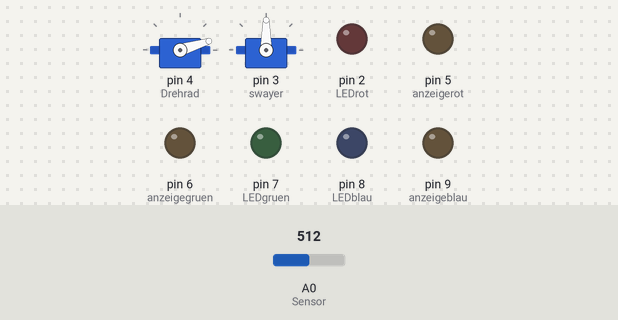
This sketch was run on a simulated Arduino Uno, built with avr-gcc and run on an emulated ATmega328P. Shown: 2 × servo, output pins drawn as LEDs (lit = HIGH). The test bench sets the inputs (shaded band); at power-on: A0 (Sensor) = 512. What the sketch prints to the serial monitor is not drawn.

Above: at 0.1 s.
At 2.1 s:
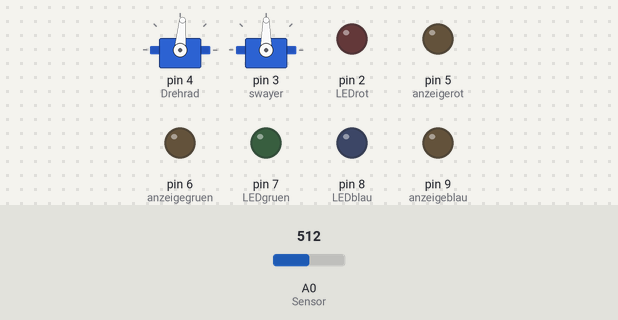
At 8.2 s:
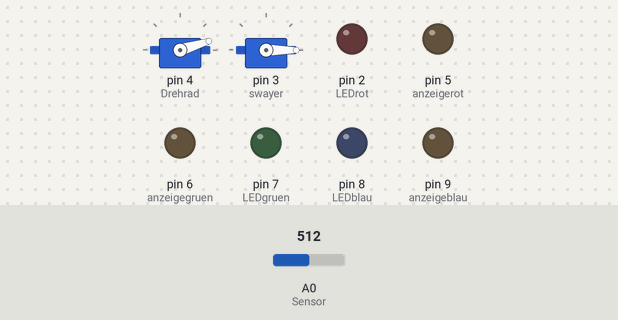
At 18.4 s:
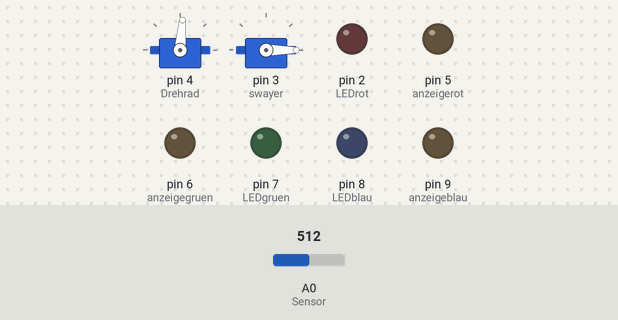
At 29.08 s:
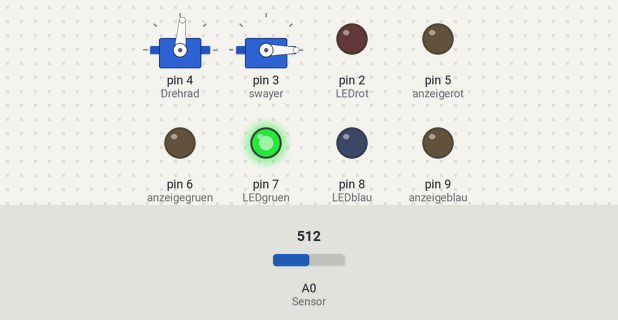
At 37.9 s:
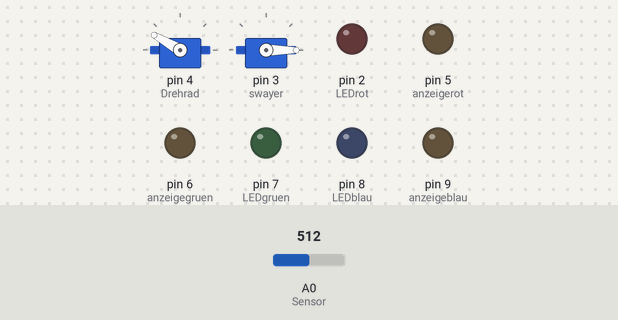
Timing chart, 0 to 39.4 s (numbered marks = the images above):
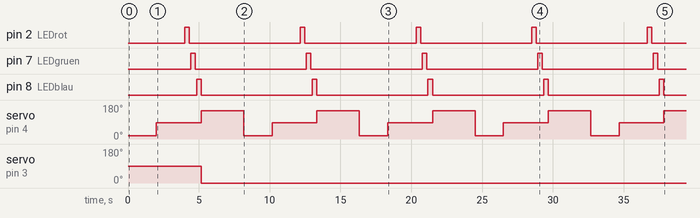

Measured:
- by itself, pin 2 (LEDrot), pin 7 (LEDgruen), pin 8 (LEDblau): alternates HIGH for 0.32 s and LOW for 7.8 s
- by itself, servo on pin 4 (Drehrad): repeats every 8.2 s: 150° 3.0 s, 17° 2.0 s, 85° 3.2 s
- by itself, servo on pin 3 (swayer): 90° → 0° at 5.2 s

The sketch:

smartie_sortierer.ino
```cpp
#include <Servo.h>

Servo Drehrad;
Servo swayer;

// Servo Positionen

const int Load = 17;

const int Scan = 85;

const int Ext = 150;

// Pins
const int LEDrot = 2;

const int LEDblau = 8;

const int LEDgruen = 7;

const int Sensor = A0;

const int anzeigerot = 5;

const int anzeigeblau = 9;

const int anzeigegruen = 6;

// Samples - Entscheidet, wie oft gemessen wird
const int samples = 200;

// Helligkeit der einzelnen LED Farben
// const int ledBrightnessRed = 200;
// const int ledBrightnessBlue = 200;
// const int ledBrightnessGruen = 200;

//Farbwerte mit denen die Messungen verglichen werden um die Farbe zu bestimmen
int red[3] = {850, 600, 630};
int orange[3] = {870, 680, 640};
int yellow[3] = {860, 780, 750};
int green[3] = {780, 800, 750};
int blue[3] = {790, 780, 830};
int pink[3] = {850, 700, 760};
int violet[3] = {770, 700, 760};
int brown[3] = {800, 660, 650};

//erlaubte Abweichung von den oberen Farbwerten
int tolerance = 30;

//Variable in der die bestimmte Farbe gespeichert wird
int color;

int Fach0=0;

int Fach1=35;

int Fach2=75;

int Fach3=115;

int Fach4=150;

int Fach5=190;

int Fach6=0;

int Fach7=0;

int Fach8=0;

void setup() {
  // Pins vorbereiten
  pinMode(LEDblau, OUTPUT);

  pinMode(LEDgruen, OUTPUT);

  pinMode(LEDrot, OUTPUT);

  pinMode(anzeigeblau, OUTPUT);

  pinMode(anzeigegruen, OUTPUT);

  pinMode(anzeigerot, OUTPUT);

  Drehrad.attach(4);

  swayer.attach(3);

  Serial.begin(9600);

  pinMode(Sensor, INPUT);
}

int getColor(int ledPin) {
  digitalWrite(ledPin, HIGH);
  long brightnessSum = 0;
  delay(100);
  for (int i = 1; i <= samples; i++) {
    brightnessSum += analogRead(Sensor);
    delay(1);
  }
  digitalWrite(ledPin, 0);
  return brightnessSum / samples;
}

float colorDistance(int color1[3], int color2[3]) {
  return pow(pow(color1[0]-color2[0], 2) + pow(color1[1]-color2[1], 2) + pow(color1[2]-color2[2], 2), 1.0/2.0);
}

int readColor(int redM, int greenM, int blueM ) {
  // if (colorDistance({redM, greenM, blueM}, red)) {

  // }
  if (red[0] - tolerance <= redM && redM <= red[0] + tolerance && red[1] - tolerance <= greenM && greenM <= red[1] + tolerance && red[2] - tolerance <= blueM && blueM <= red[2] + tolerance) {
    return 1;
  }
  else if (orange[0] - tolerance <= redM && redM <= orange[0] + tolerance && orange[1] - tolerance <= greenM && greenM <= orange[1] + tolerance && orange[2] - tolerance <= blueM && blueM <= orange[2] + tolerance){
    return 2;
  }
  else if (yellow[0] - tolerance <= redM && redM <= yellow[0] + tolerance && yellow[1] - tolerance <= greenM && greenM <= yellow[1] + tolerance && yellow[2] - tolerance <= blueM && blueM <= yellow[2] + tolerance){
    return 3;
  }
  else if (green[0] - tolerance <= redM && redM <= green[0] + tolerance && green[1] - tolerance <= greenM && greenM <= green[1] + tolerance && green[2] - tolerance <= blueM && blueM <= green[2] + tolerance){
    return 4;
  }
  else if (blue[0] - tolerance <= redM && redM <= blue[0] + tolerance && blue[1] - tolerance <= greenM && greenM <= blue[1] + tolerance && blue[2] - tolerance <= blueM && blueM <= blue[2] + tolerance){
    return 5;
  }
  else if (pink[0] - tolerance <= redM && redM <= pink[0] + tolerance && pink[1] - tolerance <= greenM && greenM <= pink[1] + tolerance && pink[2] - tolerance <= blueM && blueM <= pink[2] + tolerance){
    return 6;
  }
  else if (violet[0] - tolerance <= redM && redM <= violet[0] + tolerance && violet[1] - tolerance <= greenM && greenM <= violet[1] + tolerance && violet[2] - tolerance <= blueM && blueM <= violet[2] + tolerance){
    return 7;
  }
  else if (brown[0] - tolerance <= redM && redM <= brown[0] + tolerance && brown[1] - tolerance <= greenM && greenM <= brown[1] + tolerance && brown[2] - tolerance <= blueM && blueM <= brown[2] + tolerance){
    return 8;
  }
  else {
    return 0;
  }
}


void loop() {
  // Drehradpositionen
  Drehrad.write(Load);
  delay(2000);
  Drehrad.write(Scan);

  delay(2000);

  // Rot
  int valueRed = getColor(LEDrot);

  Serial.print("Rot:");

  Serial.print(valueRed);

  delay(100);

  // Grün
  int valueGreen = getColor(LEDgruen);

  Serial.print(",Gruen:");

  Serial.print(valueGreen);

  delay(100);

  // Blau
  int valueBlue = getColor(LEDblau);

  Serial.print(",Blau:");

  Serial.println(valueBlue);

  color = readColor(valueRed, valueGreen, valueBlue);

  switch (color) {
    case 0:
      Serial.println("ohne");
      swayer.write(Fach0);

      analogWrite(anzeigerot, 0);
      analogWrite(anzeigegruen, 0);
      analogWrite(anzeigeblau, 0);
      break;
    case 1:
      Serial.println("rot");
      swayer.write(Fach1);

      analogWrite(anzeigerot, 200);
      analogWrite(anzeigegruen, 0);
      analogWrite(anzeigeblau, 0);
      break;
    case 2:
      Serial.println("orange");
      swayer.write(Fach2);

      analogWrite(anzeigerot, 200);
      analogWrite(anzeigegruen, 40);
      analogWrite(anzeigeblau, 20);
      break;
    case 3:
      Serial.println("gelb");
      swayer.write(Fach3);

      analogWrite(anzeigerot, 200);
      analogWrite(anzeigegruen, 120);
      analogWrite(anzeigeblau, 0);
      break;
    case 4:
      Serial.println("gruen");
      swayer.write(Fach4);

      analogWrite(anzeigerot, 60);
      analogWrite(anzeigegruen, 200);
      analogWrite(anzeigeblau, 20);
      break;
    case 5:
      Serial.println("blau");
      swayer.write(Fach5);

      digitalWrite(anzeigeblau, HIGH);
      break;
    case 6:
      Serial.println("pink");
      swayer.write(Fach6);

      analogWrite(anzeigerot, 200);
      digitalWrite(anzeigeblau, HIGH);
      break;
    case 7:
      Serial.println("lila");
      swayer.write(Fach7);

      analogWrite(anzeigerot, 300);
      analogWrite(anzeigegruen, 0);
      digitalWrite(anzeigeblau, HIGH);
      break;
    case 8:
      Serial.println("braun");
      swayer.write(Fach8);

      analogWrite(anzeigerot, 20);
      analogWrite(anzeigegruen, 10);
      break;
  }

  Drehrad.write(Ext);

  delay(3000);
}
```
